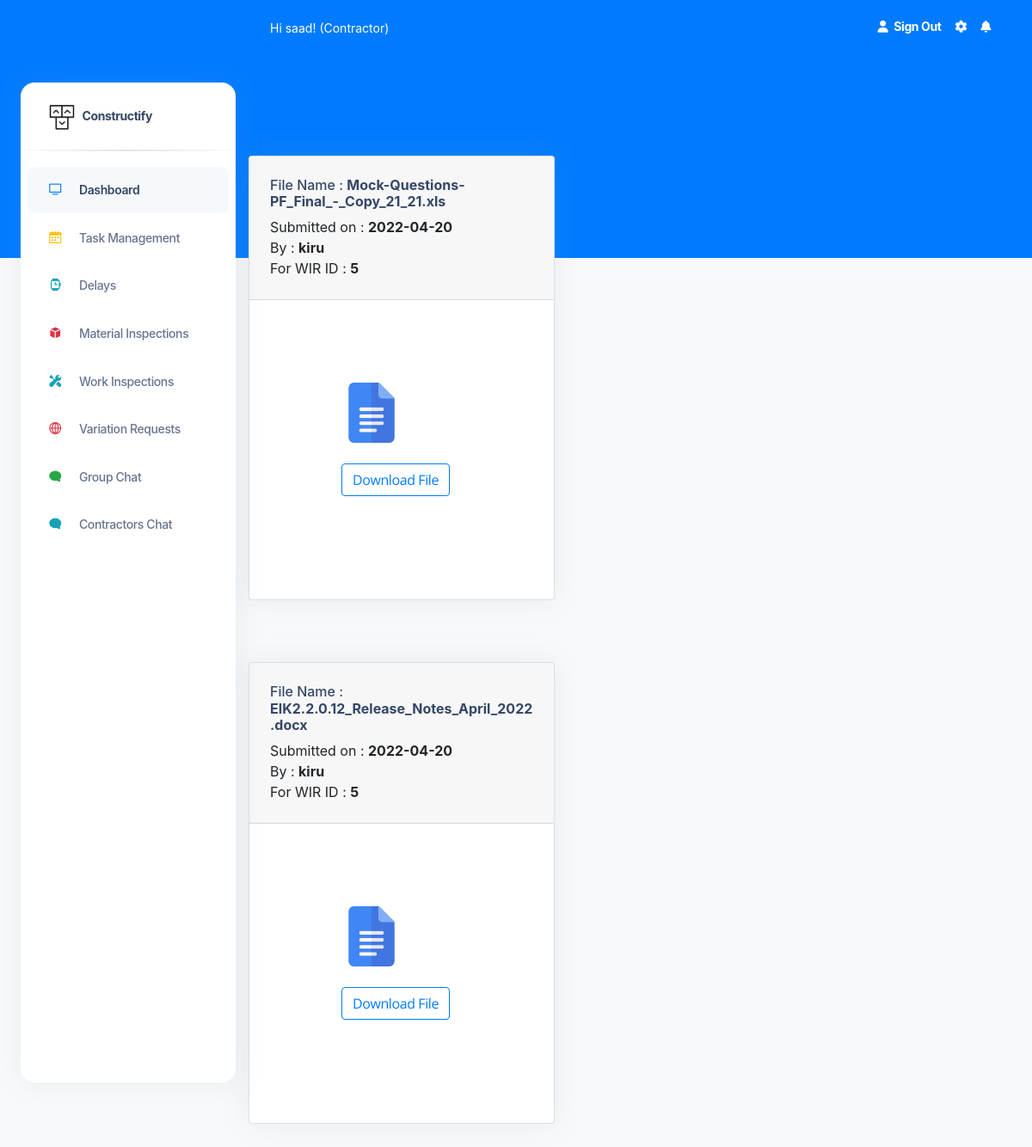
Page /ConsultantWIRSubmitted/5 (signed in) on the committed database.
### construct/models.py (models this page shows, shortened)
class User(db.Model, UserMixin):
    id = db.Column(db.Integer(), nullable=False, primary_key=True)
    username = db.Column(db.String(length=30), nullable=False, unique=True)
    email_address = db.Column(db.String(length=50),
                              nullable=False, unique=True)
    password_hash = db.Column(db.String(length=50),
                              nullable=False, unique=True)
    role = db.Column(db.String(length=30), nullable=False, unique=False)
    contact_number = db.Column(db.String(length=30), nullable=False, unique=False)
    @property
    def password(self):
        return self.password

class WIRConsultantDocument(db.Model):
    id = db.Column(db.Integer(), nullable=False, primary_key=True)
    wir_file_name = db.Column(db.String(length=30), nullable=False)
    wir_id = db.Column(db.String(length=30), nullable=False)
    status = db.Column(db.String(length=30), nullable=False)
    submitted_date = db.Column(db.String(length=30), nullable=False)
    submitted_by=db.Column(db.String(length=30), nullable=False)

### construct/routes.py (the view)
@app.route("/ConsultantWIRSubmitted/<string:passed_id>", methods=['GET', 'POST'])
@login_required
def consultant_Wir_submitted_page(passed_id):
        submitted_Wir_document= WIRConsultantDocument.query.all()
        has_wir_id = "False"
        for wir in submitted_Wir_document:
            if wir.wir_id == passed_id:
                has_wir_id="True"
                break
        page_message="WIR's Submitted by the Consultant"
        return render_template('SubmittedWIRGalleryConsultant.html', submitted_Wir_document=submitted_Wir_document, passed_wir_id=str(passed_id),has_wir_id=has_wir_id)

### construct/models.py (called while the page is built)
@login_manager.user_loader
def load_user(user_id):
    return User.query.get(int(user_id))

### construct/templates/SubmittedWIRGalleryConsultant.html (shortened to what this page needs)
<!DOCTYPE html>
<html lang="en">
<head>
  <link href="{{ url_for('static', filename='assets')}}/css/nucleo-icons.css" rel="stylesheet" />
  <link href="{{ url_for('static', filename='assets')}}/css/nucleo-svg.css" rel="stylesheet" />
  <link href="{{ url_for('static', filename='assets')}}/css/nucleo-svg.css" rel="stylesheet" />
  <link id="pagestyle" href="{{ url_for('static', filename='assets')}}/css/argon-dashboard.css?v=2.0.2"
    rel="stylesheet" />
  <link rel="stylesheet" type="text/css"
    href="https://stackpath.bootstrapcdn.com/bootstrap/4.2.1/css/bootstrap.min.css">
</head>
{% include 'includes/GlobalSideNavbar.html' %}
<main class="main-content position-relative border-radius-lg ">
  {% include 'includes/GlobalNavbar.html' %}
  <br><br><br><br>
  {% for wir in submitted_Wir_document %}
  {% if wir.wir_id == passed_wir_id %}
  <div class="container-fluid py-4">
    <div class="row">
      <div class="col-5">
        <div class="card mb-4">
          <div class="card-header pb-0">
            <h6>File Name      : <strong> {{wir.wir_file_name}}</strong></h6>
            <h7>Submitted on   : <strong>{{wir.submitted_date}}</strong>  <br>
            <h7>By             : <strong>{{wir.submitted_by}} </strong></h7> <br>
            <h7>For WIR ID     : <strong>{{passed_wir_id}}</strong></h7> <br><br>
          </div>
          <div class="card-body px-0 pt-0 pb-2">
            <div class="col-md-8 p-lg-5 mx-auto my-5">
              <div class="table-responsive p-0">
                <img src="/static/icons/doc_icon.png" alt="User Image" width="70" height="70">
                <br><br>
                  <a class="btn btn-outline-primary" href="{{url_for('downloadconsultantwir',wir_name=wir.wir_file_name)}}" role="button">Download File</a>
              </div>
            </div>
          </div>
        </div>
      </div>
    </div>
  </div>
  {% endif %}
  {% endfor %}
  </body>
</html>

### construct/templates/includes/GlobalNavbar.html (shortened to what this page needs)
<nav class="navbar navbar-main navbar-expand-lg px-0 mx-4 shadow-none border-radius-xl " id="navbarBlur" data-scroll="false">
    <div class="container-fluid py-1 px-3">
      <nav aria-label="breadcrumb">
        <ol class="breadcrumb bg-transparent mb-0 pb-0 pt-1 px-0 me-sm-6 me-5">
          <li class="breadcrumb-item text-sm text-white active" aria-current="page">Hi {{current_user.username}}! ({{current_user.role}}) </li>
        </ol>
      </nav>
        <ul class="navbar-nav  justify-content-end">
          <li class="nav-item d-flex align-items-left">
            <a href="{{url_for('logout_page')}}" class="nav-link text-white font-weight-bold px-0">
              <i class="fa fa-user me-sm-1"></i>
              <span class="d-sm-inline d-none">Sign Out</span>
            </a>
          </li>
          <li class="nav-item px-3 d-flex align-items-center">
            <a href="javascript:;" class="nav-link text-white p-0">
              <i class="fa fa-cog fixed-plugin-button-nav cursor-pointer"></i>
            </a>
          </li>
          <li class="nav-item dropdown pe-2 d-flex align-items-center">
            <a href="javascript:;" class="nav-link text-white p-0" id="dropdownMenuButton" data-bs-toggle="dropdown" aria-expanded="false">
              <i class="fa fa-bell cursor-pointer"></i>
            </a>
          </li>
        </ul>
      </div>
  </nav>

### rows in the picture
User: username "saad", role "Contractor"
WIRConsultantDocument: wir_file_name "Mock-Questions-PF_Final_-_Copy_21_21.xls", submitted_date "2022-04-20", submitted_by "kiru", wir "5"
WIRConsultantDocument: wir_file_name "EIK2.2.0.12_Release_Notes_April_2022.docx", submitted_date "2022-04-20", submitted_by "kiru", wir "5"
